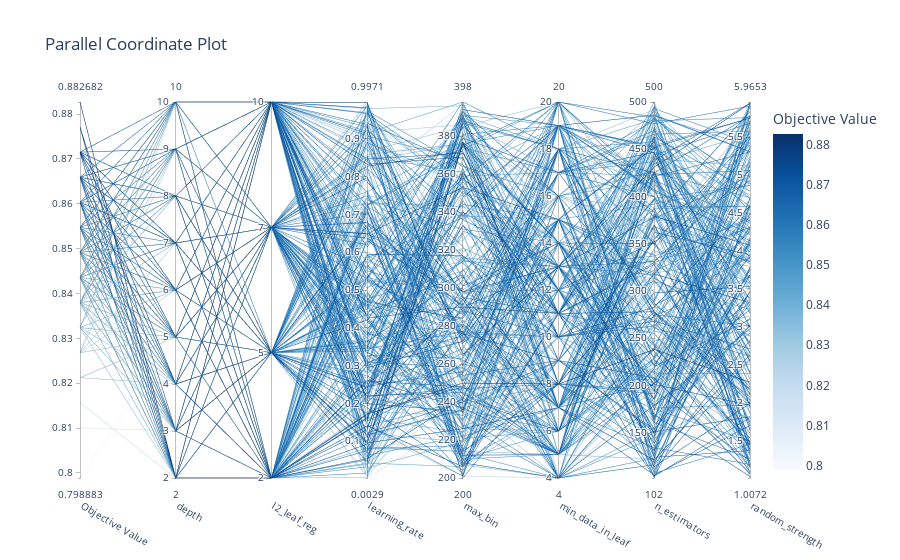

This figure's notebook cell:
### Code cell
#plot_parallel_coordinate: interactively visualizes the hyperparameters and scores
optuna.visualization.plot_parallel_coordinate(study)

### Figure 1 — Plotly figure (JSON) as saved in the notebook; plotly's stock layout.template omitted (floating-point values rounded to 4 significant figures; data arrays with more than 128 entries replaced by an {"elided": "..."} marker saying what was removed)
{"data": [{"dimensions": [{"label": "Objective Value", "range": [0.7989, 0.8827], "values": {"elided": "300 float values"}}, {"label": "depth", "range": [2, 10], "values": {"elided": "300 int values"}}, {"label": "l2_leaf_reg", "range": [0, 3], "ticktext": ["2", "5", "7", "10"], "tickvals": [0, 1, 2, 3], "values": {"elided": "300 int values"}}, {"label": "learning_rate", "range": [0.002922, 0.9971], "values": {"elided": "300 float values"}}, {"label": "max_bin", "range": [200, 398], "values": {"elided": "300 int values"}}, {"label": "min_data_in_leaf", "range": [4, 20], "values": {"elided": "300 int values"}}, {"label": "n_estimators", "range": [102, 500], "values": {"elided": "300 int values"}}, {"label": "random_strength", "range": [1.007, 5.965], "values": {"elided": "300 float values"}}], "labelangle": 30, "labelside": "bottom", "line": {"color": {"elided": "300 float values"}, "colorbar": {"title": {"text": "Objective Value"}}, "colorscale": [[0, "rgb(247,251,255)"], [0.125, "rgb(222,235,247)"], [0.25, "rgb(198,219,239)"], [0.375, "rgb(158,202,225)"], [0.5, "rgb(107,174,214)"], [0.625, "rgb(66,146,198)"], [0.75, "rgb(33,113,181)"], [0.875, "rgb(8,81,156)"], [1, "rgb(8,48,107)"]], "reversescale": false, "showscale": true}, "type": "parcoords"}], "layout": {"autosize": true, "title": {"text": "Parallel Coordinate Plot"}}}
